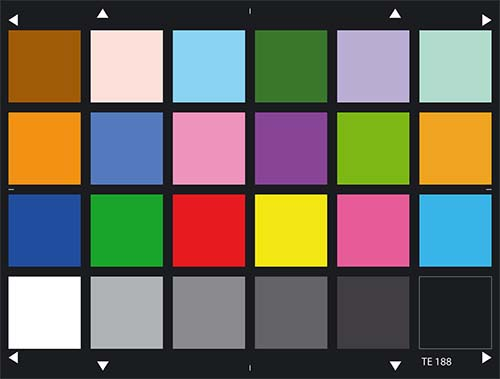
#> input picture image/colorchecker.jpg, 500 x 379 px, found by its file name
$ jupyter execute ColorAccuracy.ipynb
#> lines starting #> are read from the running program, lines starting #| are printed output that depends on the picture; after the words box and inside, x2 and y2 are one past the last pixel; in counts of white or black regions, pixels touching at a corner belong together
[cell 1]
import cv2
import numpy as np

[cell 2]
# Parameters for binarize threshold and Canny Line detection
bi_thd = 20
bi_max = 255

#Parameters for canny
canny_thrd1=10
canny_thrd2=120

#Parameters for visualization
nor_color = (255, 255, 255)
warn_color = (0,0,255)
font = cv2.FONT_HERSHEY_SIMPLEX
color = (0, 255, 255)

minContourSize = 200

[cell 3]
def displayResizedImg(name, img, factor):
    imgDis = cv2.resize(img, None, fx=factor, fy=factor, interpolation=cv2.INTER_AREA)
    cv2.imshow(name, imgDis)
    return imgDis

[cell 4]
def joinContours(src, contours):
    # create an empty mask
    mask = np.zeros(src.shape[:2],dtype=np.uint8)
    # draw filled boundingrects if the contour is large enough
    for c in contours:
            if cv2.contourArea(c) > minContourSize:
                    x,y,w,h  = cv2.boundingRect(c)
                    cv2.rectangle(mask,(x,y),(x+w,y+h),(255),-1)

    # find the contours on the mask (with solid drawn shapes) and draw outline on input image
    contours,hierarchy=cv2.findContours(mask,cv2.RETR_EXTERNAL,cv2.CHAIN_APPROX_SIMPLE)
    return contours
    #for c in contours:
    #                cv2.drawContours(res,[c],0,(0,0,255),2)
    ## show image
    #cv2.imshow("Contour",res)

[cell 5]
def get_contour_precedence(contour, cols):
    tolerance_factor = 10
    origin = cv2.boundingRect(contour)
    return ((origin[1] // tolerance_factor) * tolerance_factor) * cols + origin[0]

[cell 6]
def scale_contour(cnt, scale):
    M = cv2.moments(cnt)
    cx = int(M['m10']/M['m00'])
    cy = int(M['m01']/M['m00'])

    cnt_norm = cnt - [cx, cy]
    cnt_scaled = cnt_norm * scale
    cnt_scaled = cnt_scaled + [cx, cy]
    cnt_scaled = cnt_scaled.astype(np.int32)

    return cnt_scaled

[cell 7]
#read from file
#imRgb = cv2.imread("D:/Research/opencv/image/X-Rite-Color-Checker-CC-Classic-array-with-CIELab-values.png")
imRgb = cv2.imread("D:/Research/opencv/image/colorchecker.jpg")
#> imRgb is the input picture: shape (379, 500, 3); mean B, G, R 92.7, 103.8, 109

imGray = cv2.cvtColor(imRgb, cv2.COLOR_BGR2GRAY)
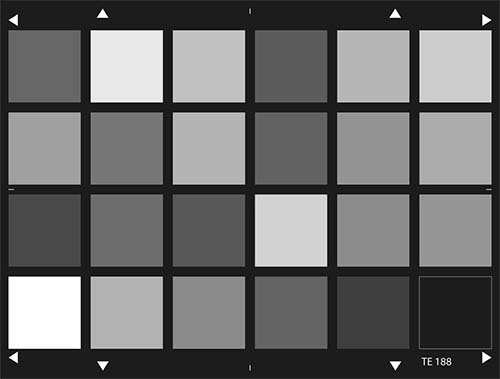
#> imGray: shape (379, 500); min 0, max 255, mean 104.1
imLab = cv2.cvtColor(imRgb, cv2.COLOR_BGR2LAB)
#> imLab: shape (379, 500, 3); mean of channels 0, 1, 2 112.5, 131.8, 134.7
L = imLab[:, :, 0]
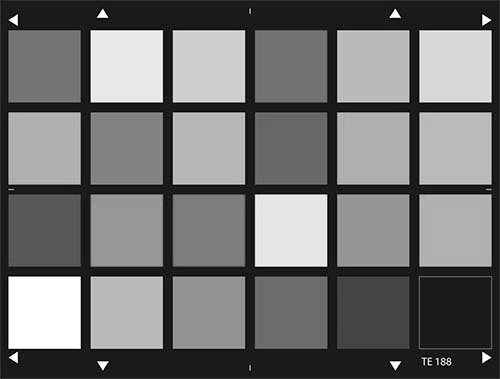
#> L: shape (379, 500); min 0, max 255, mean 112.5
a = imLab[:, :, 1]
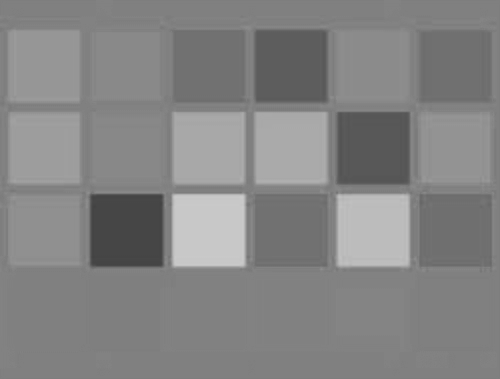
#> a: shape (379, 500); min 66, max 203, mean 131.8
b = imLab[:, :, 2]
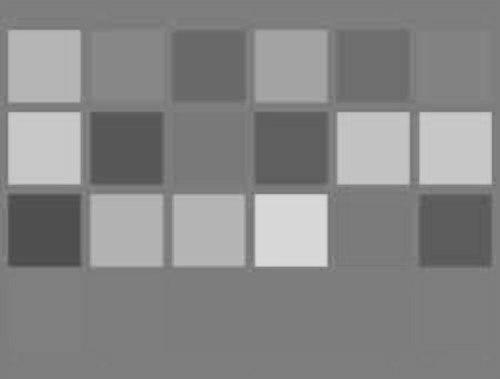
#> b: shape (379, 500); min 74, max 217, mean 134.7

[cell 8]
#detect ROI

#find gradient
imgTemp = cv2.blur(imGray, (3,3))
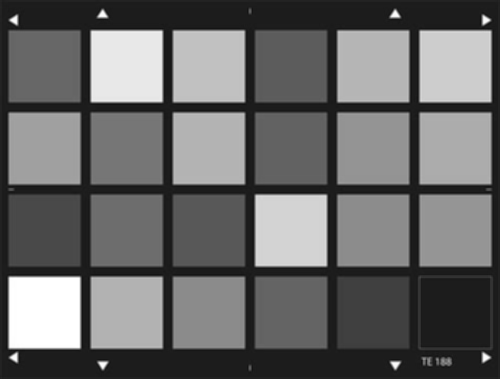
#> imgTemp: shape (379, 500); min 16, max 255, mean 104
canny = cv2.Canny(imgTemp, canny_thrd1, canny_thrd2)
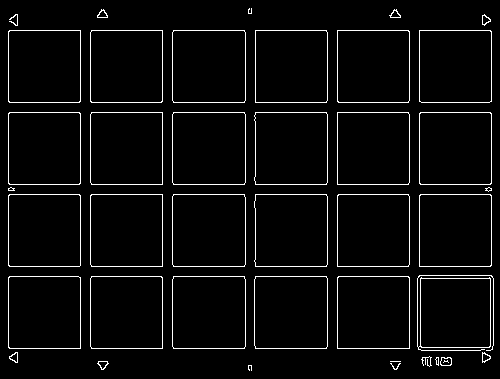
#> canny: shape (379, 500); 4% white in thin lines or dots

contours, hierarchy = cv2.findContours(canny,cv2.RETR_TREE,cv2.CHAIN_APPROX_SIMPLE)
#> contours = 75 contours, 13 with area under 20; largest, box (x1, y1, x2, y2) and area: (172, 112, 246, 185) 5250, (172, 30, 246, 103) 5250, (172, 194, 246, 267) 5249, (254, 276, 328, 349) 5248, (172, 276, 246, 349) 5248
contours = joinContours(imRgb, contours)
#> the loop in joinContours, `for c in contours:` made 75 passes
#> (x, y, w, h) on passes 16 to 27: (337, 276, 73, 73), (337, 276, 73, 73), (254, 276, 74, 73), (254, 276, 74, 73), (172, 276, 74, 73), (172, 276, 74, 73), (90, 276, 73, 73), (90, 276, 73, 73), (8, 276, 73, 73), (8, 276, 73, 73), (417, 275, 77, 76), (420, 278, 71, 70)
#> c on pass 3: [[390, 361], [400, 361]]
#> after the loop in joinContours, `for c in contours:`:
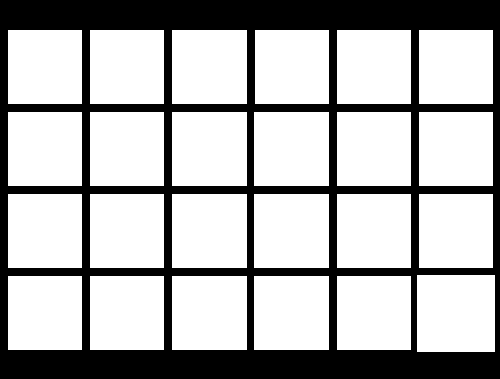
#> mask: shape (379, 500); 69.9% white; 1 black region
#> in joinContours, `contours,hierarchy=cv2.findContours(mask,cv2.RETR_EXTERNAL,cv2.CHAIN_A..`: contours = 24 contours; largest, box (x1, y1, x2, y2) and area: (417, 275, 495, 352) 5852, (254, 276, 329, 350) 5402, (172, 276, 247, 350) 5402, (254, 194, 329, 268) 5402, (172, 194, 247, 268) 5402
#sort
contours.sort(key=lambda x:get_contour_precedence(x, imRgb.shape[1]))
#> in get_contour_precedence, `origin = cv2.boundingRect(contour)`: origin = (337, 276, 74, 74)

cnt_scaled = [np.array([[[10,10]], [[10,50]], [[50,50]], [[50,10]]])]
#cnt_scaled = [np.array(contours)]
for c in contours:
    np.append(cnt_scaled, np.array([[[0,0]], [[0,50]], [[50,50]], [[50,0]]]))
#> this loop made 24 passes
#> c on passes 1 to 12: [[8, 30], [8, 103], [81, 103], [81, 30]], [[90, 30], [90, 103], [163, 103], [163, 30]], [[172, 30], [172, 103], [246, 103], [246, 30]], [[255, 30], [255, 103], [328, 103], [328, 30]], [[337, 30], [337, 103], [410, 103], [410, 30]], [[419, 30], [419, 103], [492, 103], [492, 30]], [[8, 112], [8, 185], [81, 185], [81, 112]], [[90, 112], [90, 185], [163, 185], [163, 112]], [[172, 112], [172, 185], [246, 185], [246, 112]], [[254, 112], [254, 185], [328, 185], [328, 112]], [[337, 112], [337, 185], [410, 185], [410, 112]], [[419, 112], [419, 185], [492, 185], [492, 112]]
    #np.append(cnt_scaled, scale_contour(c, 0.5))

#print(cnt_scaled)

cv2.drawContours(imRgb, cnt_scaled, -1, color, 3)
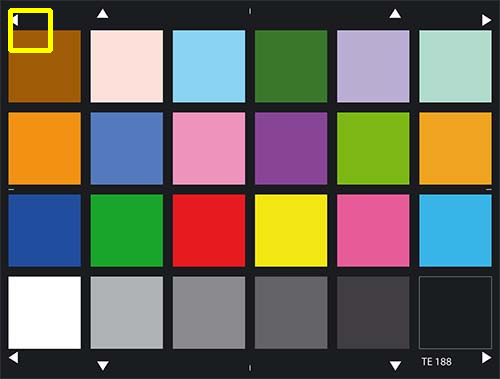
#> imRgb: shape (379, 500, 3); 0.42% of pixels changed, all inside (x1, y1, x2, y2) = (8, 8, 53, 53)
i=0
for c in contours:
    x, y, w, h = cv2.boundingRect(c)
    print(i,x,y,w,h)
    cv2.putText(imRgb,'{}'.format(i), (x, y), font, 1, nor_color, 1, cv2.LINE_AA)
    i+=1
#> this loop made 24 passes
#> (c, x, y, w, h) on passes 1 to 10: ([[8, 30], [8, 103], [81, 103], [81, 30]], 8, 30, 74, 74), ([[90, 30], [90, 103], [163, 103], [163, 30]], 90, 30, 74, 74), ([[172, 30], [172, 103], [246, 103], [246, 30]], 172, 30, 75, 74), ([[255, 30], [255, 103], [328, 103], [328, 30]], 255, 30, 74, 74), ([[337, 30], [337, 103], [410, 103], [410, 30]], 337, 30, 74, 74), ([[419, 30], [419, 103], [492, 103], [492, 30]], 419, 30, 74, 74), ([[8, 112], [8, 185], [81, 185], [81, 112]], 8, 112, 74, 74), ([[90, 112], [90, 185], [163, 185], [163, 112]], 90, 112, 74, 74), ([[172, 112], [172, 185], [246, 185], [246, 112]], 172, 112, 75, 74), ([[254, 112], [254, 185], [328, 185], [328, 112]], 254, 112, 75, 74)
#| 0 8 30 74 74
#| 1 90 30 74 74
#| 2 172 30 75 74
#| 3 255 30 74 74
#| 4 337 30 74 74
#| 5 419 30 74 74
#| 6 8 112 74 74
#| 7 90 112 74 74
#> (further printed lines are left out)
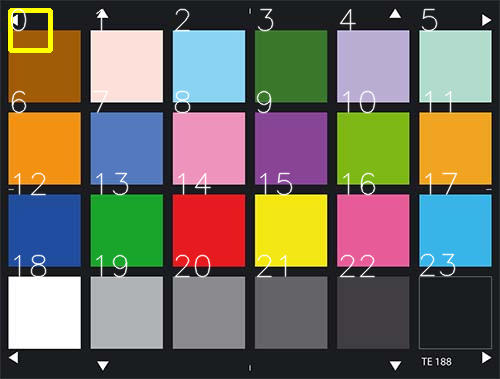
#> imRgb: shape (379, 500, 3); 2.53% of pixels changed, all inside (x1, y1, x2, y2) = (10, 8, 458, 278)
#> after the loop, i = 24

[cell 9]
displayResizedImg('ori', imRgb,1)

$ run again, with image/checker_00.jpg copied over image/colorchecker.jpg
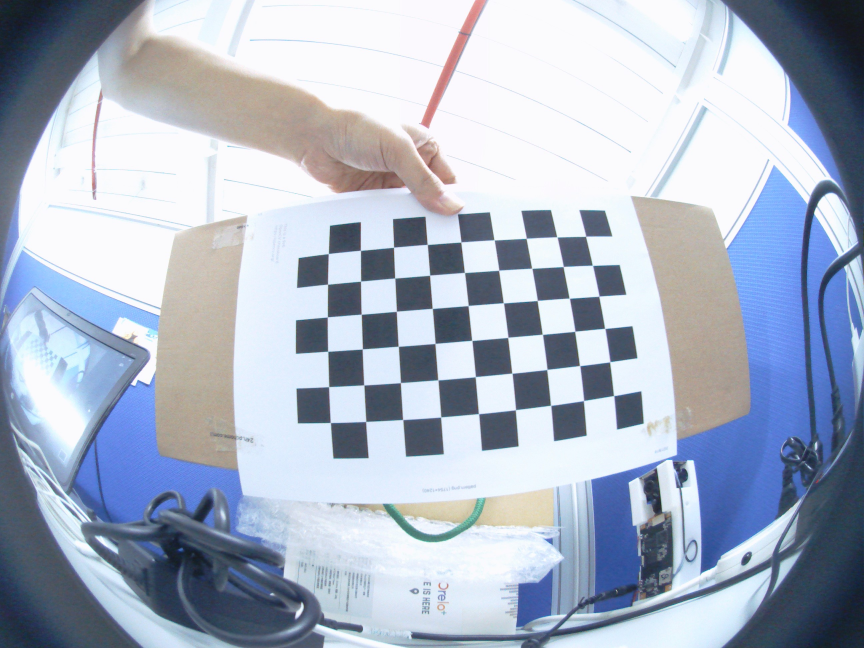
#> input picture image/checker_00.jpg, 2592 x 1944 px, found by its file name (shown at 1/3 size)
#> imRgb is the input picture: shape (1944, 2592, 3); mean B, G, R 197.5, 180.4, 170.5
#> imLab: shape (1944, 2592, 3); mean of channels 0, 1, 2 184.5, 129, 117.9
#> `canny = cv2.Canny(imgTemp, canny_thrd1, canny_thrd2)`:
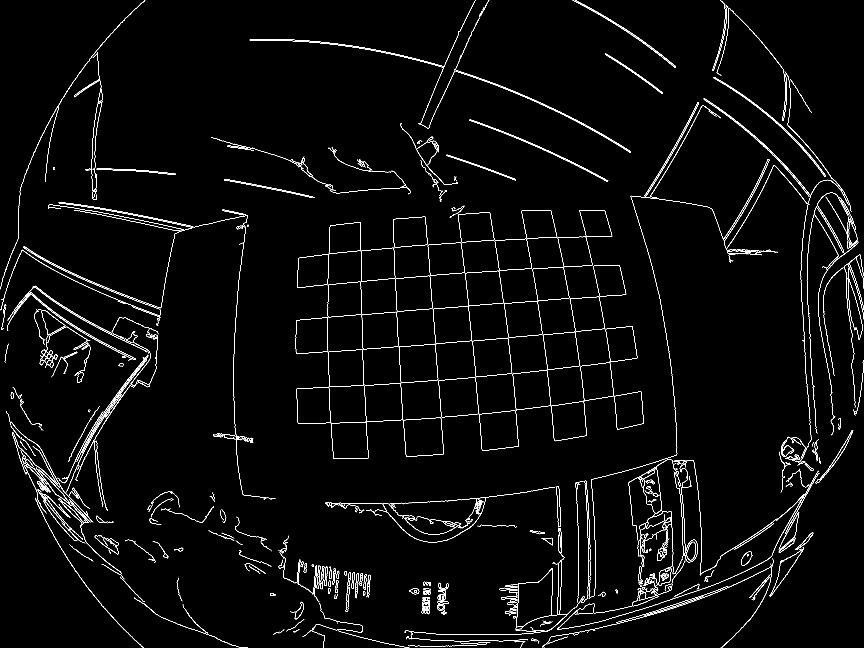
#> canny: shape (1944, 2592) (shown at 1/3 size); 1.9% white in thin lines or dots
#> `contours, hierarchy = cv2.findContours(canny,cv2.RETR_TREE,cv2.CHAIN_A..`: contours = 729 contours, 394 with area under 20; largest, box (x1, y1, x2, y2) and area: (1547, 1704, 1700, 1896) 12550, (1548, 1705, 1659, 1882) 12473, (1210, 1253, 1332, 1370) 12432, (1210, 1253, 1332, 1370) 12430, (1315, 1132, 1437, 1252) 12370
#> the loop in joinContours, `for c in contours:` made 729 passes
#> (x, y, w, h) on passes 43, 45, 78, 80, 92, 93, 108, 139: (1311, 1812, 24, 20), (1311, 1812, 24, 20), (1313, 1771, 25, 32), (1313, 1783, 24, 20), (1227, 1764, 31, 19), (1228, 1764, 30, 19), (1315, 1748, 31, 22), (1054, 1717, 10, 49)
#> after the loop in joinContours, `for c in contours:`:
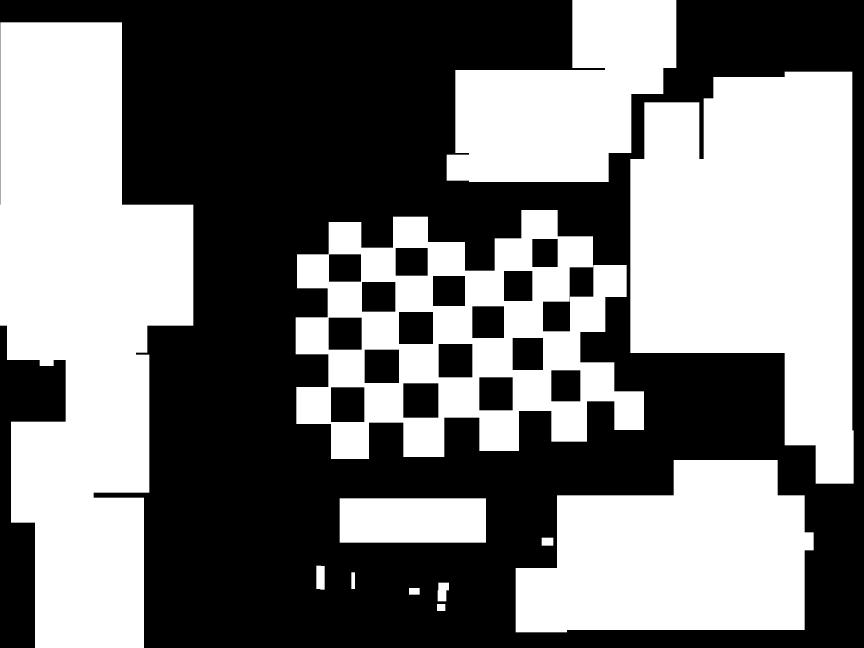
#> mask: shape (1944, 2592) (shown at 1/3 size); 47.5% white; 12 white regions
#> in joinContours, `contours,hierarchy=cv2.findContours(mask,cv2.RETR_EXTERNAL,cv2.CHAIN_A..`: contours = 12 contours; largest, box (x1, y1, x2, y2) and area: (0, 67, 580, 1944) 742810, (1891, 215, 2561, 1451) 594220, (887, 630, 1932, 1377) 525947, (1547, 1380, 2441, 1897) 357437, (1340, 0, 2029, 546) 243392
#> origin = (1311, 1812, 25, 21)
#> the loop `for c in contours:` made 12 passes
#> c on passes 6, 7, 9, 11, 12: [[1019, 1495], [1019, 1627], [1457, 1627], [1457, 1495]], [[1625, 1613], [1625, 1636], [1659, 1636], [1659, 1613]], [[1054, 1717], [1054, 1766], [1064, 1766], [1064, 1717]], [[1227, 1764], [1227, 1783], [1258, 1783], [1258, 1764]], [[1311, 1812], [1311, 1832], [1335, 1832], [1335, 1812]]
#> the loop `for c in contours:` made 12 passes
#> (x, y, w, h) on passes 1, 2, 3, 4, 5, 8, 10: (1340, 0, 689, 546), (0, 67, 580, 1877), (1891, 215, 670, 1236), (887, 630, 1045, 747), (1547, 1380, 894, 517), (949, 1697, 25, 72), (1313, 1748, 34, 56)
#> (printed output is left out)
#> after the loop `for c in contours:`: i = 12

$ run again, with image/checker_01.jpg copied over image/colorchecker.jpg
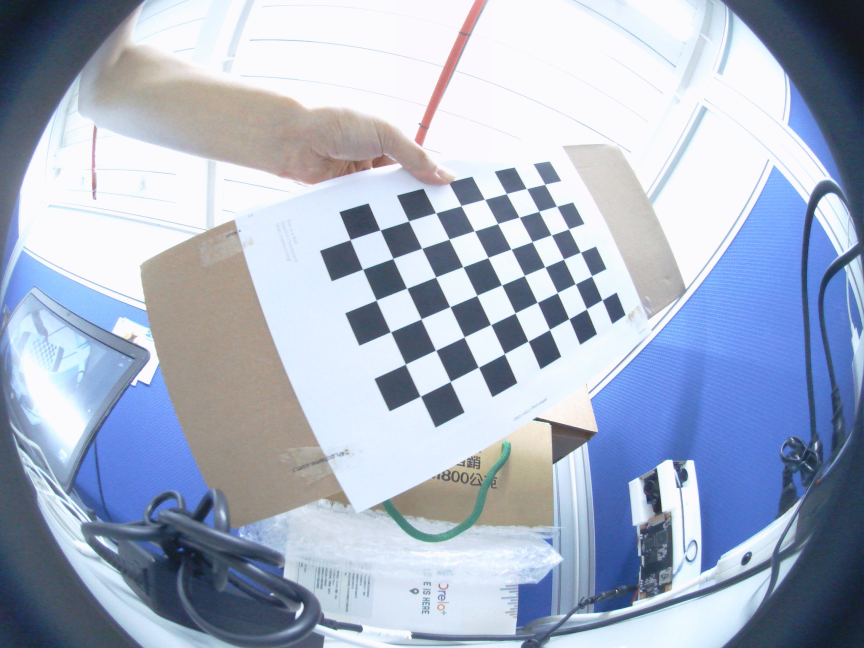
#> input picture image/checker_01.jpg, 2592 x 1944 px, found by its file name (shown at 1/3 size)
#> imRgb is the input picture: shape (1944, 2592, 3); mean B, G, R 198, 177.9, 166.7
#> imLab: shape (1944, 2592, 3); mean of channels 0, 1, 2 182.5, 129.5, 116.3
#> `canny = cv2.Canny(imgTemp, canny_thrd1, canny_thrd2)`:
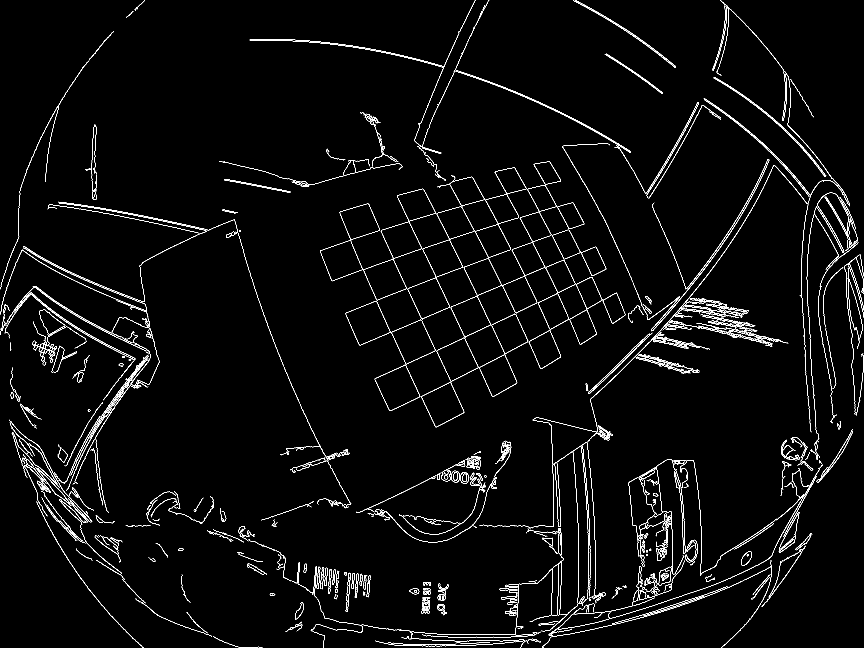
#> canny: shape (1944, 2592) (shown at 1/3 size); 2.1% white in thin lines or dots
#> `contours, hierarchy = cv2.findContours(canny,cv2.RETR_TREE,cv2.CHAIN_A..`: contours = 805 contours, 401 with area under 20; largest, box (x1, y1, x2, y2) and area: (1090, 664, 1266, 903) 17642, (1268, 618, 1423, 833) 14608, (1124, 1093, 1261, 1233) 10888, (1124, 1095, 1261, 1233) 10744, (961, 720, 1088, 844) 9436
#> the loop in joinContours, `for c in contours:` made 805 passes
#> (x, y, w, h) on passes 32, 33, 41, 85, 86, 117, 118, 129: (1311, 1812, 24, 20), (1311, 1812, 24, 20), (1265, 1805, 25, 25), (1228, 1764, 30, 19), (1228, 1764, 30, 19), (1933, 1731, 39, 28), (1933, 1731, 39, 28), (1064, 1721, 12, 73)
#> after the loop in joinContours, `for c in contours:`:
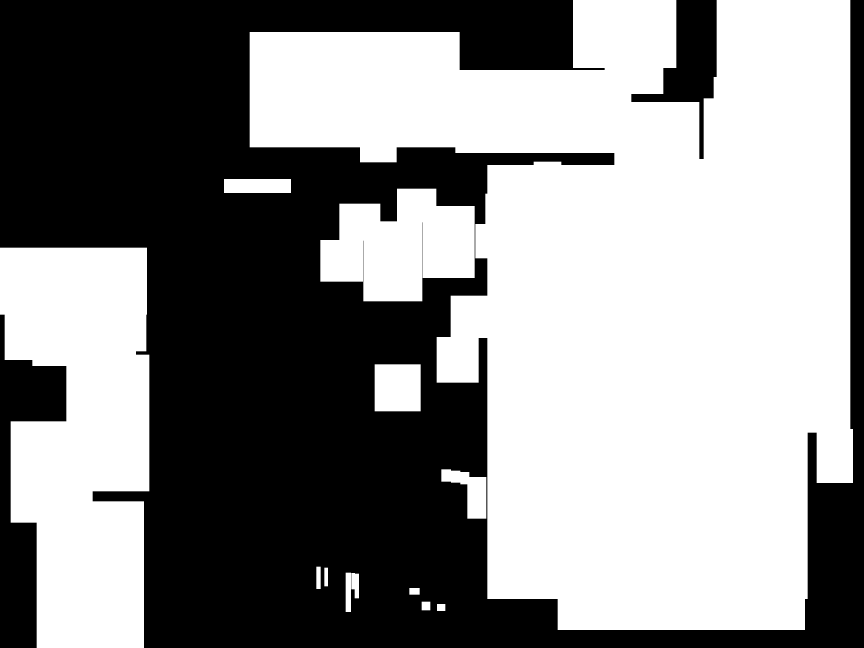
#> mask: shape (1944, 2592) (shown at 1/3 size); 54.3% white; 3 black regions
#> in joinContours, `contours,hierarchy=cv2.findContours(mask,cv2.RETR_EXTERNAL,cv2.CHAIN_A..`: contours = 13 contours; largest, box (x1, y1, x2, y2) and area: (749, 0, 2559, 1890) 2140300, (0, 743, 448, 1944) 433342, (961, 566, 1424, 904) 111271, (1124, 1093, 1262, 1234) 19180, (1324, 1408, 1459, 1556) 9794
#> origin = (1311, 1812, 25, 21)
#> the loop `for c in contours:` made 13 passes
#> c on passes 2, 5, 7, 8, 9, 11, 12: [[672, 537], [672, 578], [872, 578], [872, 537]], [[1124, 1093], [1124, 1233], [1261, 1233], [1261, 1093]], [[949, 1700], [949, 1766], [961, 1766], [961, 1700]], [[973, 1703], [973, 1758], [983, 1758], [983, 1703]], [[1037, 1718], [1037, 1835], [1052, 1835], [1052, 1718]], [[1228, 1764], [1228, 1783], [1258, 1783], [1258, 1764]], [[1265, 1805], [1265, 1830], [1290, 1830], [1290, 1805]]
#> the loop `for c in contours:` made 13 passes
#> (c, x, y, w, h) on passes 2, 5, 7, 8, 9: ([[672, 537], [672, 578], [872, 578], [872, 537]], 672, 537, 201, 42), ([[1124, 1093], [1124, 1233], [1261, 1233], [1261, 1093]], 1124, 1093, 138, 141), ([[949, 1700], [949, 1766], [961, 1766], [961, 1700]], 949, 1700, 13, 67), ([[973, 1703], [973, 1758], [983, 1758], [983, 1703]], 973, 1703, 11, 56), ([[1037, 1718], [1037, 1835], [1052, 1835], [1052, 1718]], 1037, 1718, 16, 118)
#> (printed output is left out)
#> after the loop `for c in contours:`: i = 13
